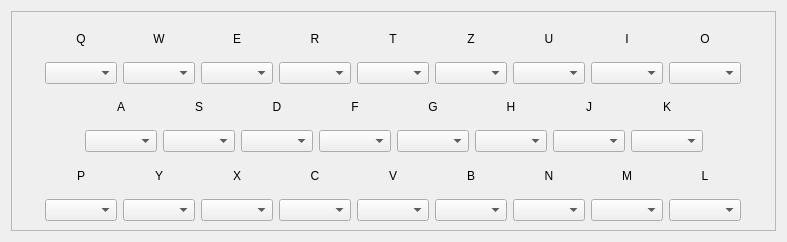
<?xml version="1.0" encoding="UTF-8"?>
<ui version="4.0">
 <class>SwitchPanel</class>
 <widget class="QWidget" name="SwitchPanel">
  <property name="geometry">
   <rect>
    <x>0</x>
    <y>0</y>
    <width>787</width>
    <height>242</height>
   </rect>
  </property>
  <property name="minimumSize">
   <size>
    <width>787</width>
    <height>242</height>
   </size>
  </property>
  <property name="maximumSize">
   <size>
    <width>809</width>
    <height>242</height>
   </size>
  </property>
  <property name="windowTitle">
   <string>Switch panel</string>
  </property>
  <property name="layoutDirection">
   <enum>Qt::LeftToRight</enum>
  </property>
  <layout class="QVBoxLayout" name="verticalLayout_9">
   <item>
    <widget class="QFrame" name="frame">
     <property name="minimumSize">
      <size>
       <width>0</width>
       <height>220</height>
      </size>
     </property>
     <property name="maximumSize">
      <size>
       <width>787</width>
       <height>220</height>
      </size>
     </property>
     <property name="frameShape">
      <enum>QFrame::StyledPanel</enum>
     </property>
     <property name="frameShadow">
      <enum>QFrame::Raised</enum>
     </property>
     <layout class="QVBoxLayout" name="verticalLayout_28">
      <item>
       <layout class="QHBoxLayout" name="horizontalLayout_4">
        <item>
         <spacer name="horizontalSpacer_5">
          <property name="orientation">
           <enum>Qt::Horizontal</enum>
          </property>
          <property name="sizeHint" stdset="0">
           <size>
            <width>40</width>
            <height>20</height>
           </size>
          </property>
         </spacer>
        </item>
        <item>
         <layout class="QVBoxLayout" name="verticalLayout">
          <item>
           <widget class="QLabel" name="lQ">
            <property name="text">
             <string>Q</string>
            </property>
            <property name="alignment">
             <set>Qt::AlignCenter</set>
            </property>
           </widget>
          </item>
          <item>
           <widget class="QComboBox" name="cbQ"/>
          </item>
         </layout>
        </item>
        <item>
         <layout class="QVBoxLayout" name="verticalLayout_2">
          <item>
           <widget class="QLabel" name="lW">
            <property name="text">
             <string>W</string>
            </property>
            <property name="alignment">
             <set>Qt::AlignCenter</set>
            </property>
           </widget>
          </item>
          <item>
           <widget class="QComboBox" name="cbW"/>
          </item>
         </layout>
        </item>
        <item>
         <layout class="QVBoxLayout" name="verticalLayout_3">
          <item>
           <widget class="QLabel" name="lE">
            <property name="text">
             <string>E</string>
            </property>
            <property name="alignment">
             <set>Qt::AlignCenter</set>
            </property>
           </widget>
          </item>
          <item>
           <widget class="QComboBox" name="cbE"/>
          </item>
         </layout>
        </item>
        <item>
         <layout class="QVBoxLayout" name="verticalLayout_4">
          <item>
           <widget class="QLabel" name="lR">
            <property name="text">
             <string>R</string>
            </property>
            <property name="alignment">
             <set>Qt::AlignCenter</set>
            </property>
           </widget>
          </item>
          <item>
           <widget class="QComboBox" name="cbR"/>
          </item>
         </layout>
        </item>
        <item>
         <layout class="QVBoxLayout" name="verticalLayout_5">
          <item>
           <widget class="QLabel" name="lT">
            <property name="text">
             <string>T</string>
            </property>
            <property name="alignment">
             <set>Qt::AlignCenter</set>
            </property>
           </widget>
          </item>
          <item>
           <widget class="QComboBox" name="cbT"/>
          </item>
         </layout>
        </item>
        <item>
         <layout class="QVBoxLayout" name="verticalLayout_6">
          <item>
           <widget class="QLabel" name="lZ">
            <property name="text">
             <string>Z</string>
            </property>
            <property name="alignment">
             <set>Qt::AlignCenter</set>
            </property>
           </widget>
          </item>
          <item>
           <widget class="QComboBox" name="cbZ"/>
          </item>
         </layout>
        </item>
        <item>
         <layout class="QVBoxLayout" name="verticalLayout_7">
          <item>
           <widget class="QLabel" name="lU">
            <property name="text">
             <string>U</string>
            </property>
            <property name="alignment">
             <set>Qt::AlignCenter</set>
            </property>
           </widget>
          </item>
          <item>
           <widget class="QComboBox" name="cbU"/>
          </item>
         </layout>
        </item>
        <item>
         <layout class="QVBoxLayout" name="verticalLayout_8">
          <item>
           <widget class="QLabel" name="lI">
            <property name="text">
             <string>I</string>
            </property>
            <property name="alignment">
             <set>Qt::AlignCenter</set>
            </property>
           </widget>
          </item>
          <item>
           <widget class="QComboBox" name="cbI"/>
          </item>
         </layout>
        </item>
        <item>
         <layout class="QVBoxLayout" name="verticalLayout_10">
          <item>
           <widget class="QLabel" name="lO">
            <property name="text">
             <string>O</string>
            </property>
            <property name="alignment">
             <set>Qt::AlignCenter</set>
            </property>
           </widget>
          </item>
          <item>
           <widget class="QComboBox" name="cbO"/>
          </item>
         </layout>
        </item>
        <item>
         <spacer name="horizontalSpacer_6">
          <property name="orientation">
           <enum>Qt::Horizontal</enum>
          </property>
          <property name="sizeHint" stdset="0">
           <size>
            <width>40</width>
            <height>20</height>
           </size>
          </property>
         </spacer>
        </item>
       </layout>
      </item>
      <item>
       <layout class="QHBoxLayout" name="horizontalLayout">
        <item>
         <spacer name="horizontalSpacer_3">
          <property name="orientation">
           <enum>Qt::Horizontal</enum>
          </property>
          <property name="sizeHint" stdset="0">
           <size>
            <width>40</width>
            <height>20</height>
           </size>
          </property>
         </spacer>
        </item>
        <item>
         <layout class="QVBoxLayout" name="verticalLayout_11">
          <item>
           <widget class="QLabel" name="lA">
            <property name="text">
             <string>A</string>
            </property>
            <property name="alignment">
             <set>Qt::AlignCenter</set>
            </property>
           </widget>
          </item>
          <item>
           <widget class="QComboBox" name="cbA"/>
          </item>
         </layout>
        </item>
        <item>
         <layout class="QVBoxLayout" name="verticalLayout_18">
          <item>
           <widget class="QLabel" name="lS">
            <property name="text">
             <string>S</string>
            </property>
            <property name="alignment">
             <set>Qt::AlignCenter</set>
            </property>
           </widget>
          </item>
          <item>
           <widget class="QComboBox" name="cbS"/>
          </item>
         </layout>
        </item>
        <item>
         <layout class="QVBoxLayout" name="verticalLayout_17">
          <item>
           <widget class="QLabel" name="lD">
            <property name="text">
             <string>D</string>
            </property>
            <property name="alignment">
             <set>Qt::AlignCenter</set>
            </property>
           </widget>
          </item>
          <item>
           <widget class="QComboBox" name="cbD"/>
          </item>
         </layout>
        </item>
        <item>
         <layout class="QVBoxLayout" name="verticalLayout_16">
          <item>
           <widget class="QLabel" name="lF">
            <property name="text">
             <string>F</string>
            </property>
            <property name="alignment">
             <set>Qt::AlignCenter</set>
            </property>
           </widget>
          </item>
          <item>
           <widget class="QComboBox" name="cbF"/>
          </item>
         </layout>
        </item>
        <item>
         <layout class="QVBoxLayout" name="verticalLayout_15">
          <item>
           <widget class="QLabel" name="lG">
            <property name="text">
             <string>G</string>
            </property>
            <property name="alignment">
             <set>Qt::AlignCenter</set>
            </property>
           </widget>
          </item>
          <item>
           <widget class="QComboBox" name="cbG"/>
          </item>
         </layout>
        </item>
        <item>
         <layout class="QVBoxLayout" name="verticalLayout_14">
          <item>
           <widget class="QLabel" name="lH">
            <property name="text">
             <string>H</string>
            </property>
            <property name="alignment">
             <set>Qt::AlignCenter</set>
            </property>
           </widget>
          </item>
          <item>
           <widget class="QComboBox" name="cbH"/>
          </item>
         </layout>
        </item>
        <item>
         <layout class="QVBoxLayout" name="verticalLayout_13">
          <item>
           <widget class="QLabel" name="lJ">
            <property name="text">
             <string>J</string>
            </property>
            <property name="alignment">
             <set>Qt::AlignCenter</set>
            </property>
           </widget>
          </item>
          <item>
           <widget class="QComboBox" name="cbJ"/>
          </item>
         </layout>
        </item>
        <item>
         <layout class="QVBoxLayout" name="verticalLayout_12">
          <item>
           <widget class="QLabel" name="lK">
            <property name="text">
             <string>K</string>
            </property>
            <property name="alignment">
             <set>Qt::AlignCenter</set>
            </property>
           </widget>
          </item>
          <item>
           <widget class="QComboBox" name="cbK"/>
          </item>
         </layout>
        </item>
        <item>
         <spacer name="horizontalSpacer_4">
          <property name="orientation">
           <enum>Qt::Horizontal</enum>
          </property>
          <property name="sizeHint" stdset="0">
           <size>
            <width>40</width>
            <height>20</height>
           </size>
          </property>
         </spacer>
        </item>
       </layout>
      </item>
      <item>
       <layout class="QHBoxLayout" name="horizontalLayout_3">
        <item>
         <spacer name="horizontalSpacer">
          <property name="orientation">
           <enum>Qt::Horizontal</enum>
          </property>
          <property name="sizeHint" stdset="0">
           <size>
            <width>40</width>
            <height>20</height>
           </size>
          </property>
         </spacer>
        </item>
        <item>
         <layout class="QVBoxLayout" name="verticalLayout_26">
          <item>
           <widget class="QLabel" name="lP">
            <property name="text">
             <string>P</string>
            </property>
            <property name="alignment">
             <set>Qt::AlignCenter</set>
            </property>
           </widget>
          </item>
          <item>
           <widget class="QComboBox" name="cbP"/>
          </item>
         </layout>
        </item>
        <item>
         <layout class="QVBoxLayout" name="verticalLayout_27">
          <item>
           <widget class="QLabel" name="lY">
            <property name="text">
             <string>Y</string>
            </property>
            <property name="alignment">
             <set>Qt::AlignCenter</set>
            </property>
           </widget>
          </item>
          <item>
           <widget class="QComboBox" name="cbY"/>
          </item>
         </layout>
        </item>
        <item>
         <layout class="QVBoxLayout" name="verticalLayout_25">
          <item>
           <widget class="QLabel" name="lX">
            <property name="text">
             <string>X</string>
            </property>
            <property name="alignment">
             <set>Qt::AlignCenter</set>
            </property>
           </widget>
          </item>
          <item>
           <widget class="QComboBox" name="cbX"/>
          </item>
         </layout>
        </item>
        <item>
         <layout class="QVBoxLayout" name="verticalLayout_24">
          <item>
           <widget class="QLabel" name="lC">
            <property name="text">
             <string>C</string>
            </property>
            <property name="alignment">
             <set>Qt::AlignCenter</set>
            </property>
           </widget>
          </item>
          <item>
           <widget class="QComboBox" name="cbC"/>
          </item>
         </layout>
        </item>
        <item>
         <layout class="QVBoxLayout" name="verticalLayout_23">
          <item>
           <widget class="QLabel" name="lV">
            <property name="text">
             <string>V</string>
            </property>
            <property name="alignment">
             <set>Qt::AlignCenter</set>
            </property>
           </widget>
          </item>
          <item>
           <widget class="QComboBox" name="cbV"/>
          </item>
         </layout>
        </item>
        <item>
         <layout class="QVBoxLayout" name="verticalLayout_22">
          <item>
           <widget class="QLabel" name="lB">
            <property name="text">
             <string>B</string>
            </property>
            <property name="alignment">
             <set>Qt::AlignCenter</set>
            </property>
           </widget>
          </item>
          <item>
           <widget class="QComboBox" name="cbB"/>
          </item>
         </layout>
        </item>
        <item>
         <layout class="QVBoxLayout" name="verticalLayout_21">
          <item>
           <widget class="QLabel" name="lN">
            <property name="text">
             <string>N</string>
            </property>
            <property name="alignment">
             <set>Qt::AlignCenter</set>
            </property>
           </widget>
          </item>
          <item>
           <widget class="QComboBox" name="cbN"/>
          </item>
         </layout>
        </item>
        <item>
         <layout class="QVBoxLayout" name="verticalLayout_20">
          <item>
           <widget class="QLabel" name="lM">
            <property name="text">
             <string>M</string>
            </property>
            <property name="alignment">
             <set>Qt::AlignCenter</set>
            </property>
           </widget>
          </item>
          <item>
           <widget class="QComboBox" name="cbM"/>
          </item>
         </layout>
        </item>
        <item>
         <layout class="QVBoxLayout" name="verticalLayout_19">
          <item>
           <widget class="QLabel" name="lL">
            <property name="text">
             <string>L</string>
            </property>
            <property name="alignment">
             <set>Qt::AlignCenter</set>
            </property>
           </widget>
          </item>
          <item>
           <widget class="QComboBox" name="cbL"/>
          </item>
         </layout>
        </item>
        <item>
         <spacer name="horizontalSpacer_2">
          <property name="orientation">
           <enum>Qt::Horizontal</enum>
          </property>
          <property name="sizeHint" stdset="0">
           <size>
            <width>40</width>
            <height>20</height>
           </size>
          </property>
         </spacer>
        </item>
       </layout>
      </item>
     </layout>
    </widget>
   </item>
  </layout>
 </widget>
 <resources/>
 <connections/>
</ui>
